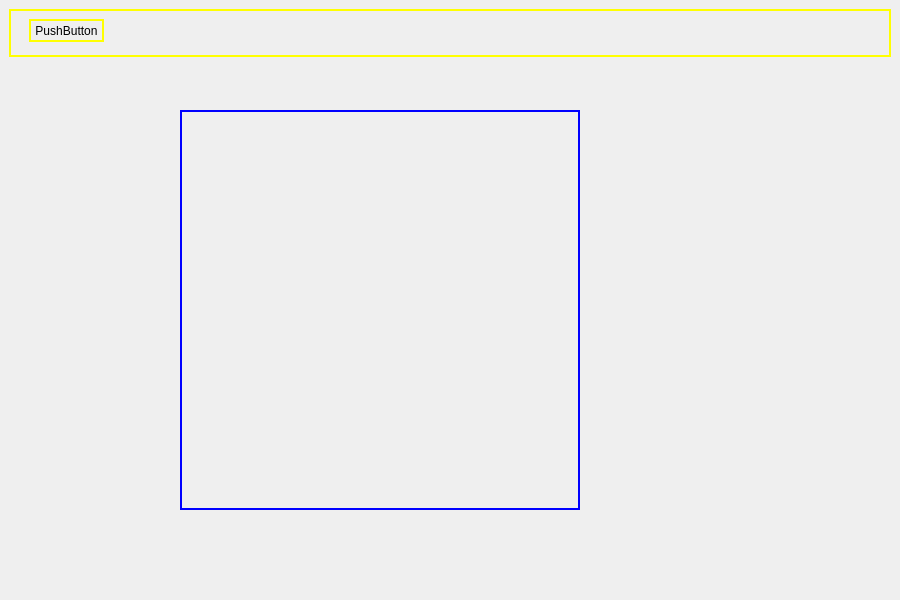
<?xml version="1.0" encoding="UTF-8"?>
<ui version="4.0">
 <class>Widget</class>
 <widget class="QWidget" name="Widget">
  <property name="geometry">
   <rect>
    <x>0</x>
    <y>0</y>
    <width>900</width>
    <height>600</height>
   </rect>
  </property>
  <property name="windowTitle">
   <string>Widget</string>
  </property>
  <widget class="QWidget" name="widget" native="true">
   <property name="geometry">
    <rect>
     <x>9</x>
     <y>9</y>
     <width>882</width>
     <height>48</height>
    </rect>
   </property>
   <property name="styleSheet">
    <string notr="true">border-color:yellow;border-style:solid;border-width:2px</string>
   </property>
   <widget class="QPushButton" name="pushButton">
    <property name="geometry">
     <rect>
      <x>20</x>
      <y>10</y>
      <width>75</width>
      <height>23</height>
     </rect>
    </property>
    <property name="text">
     <string>PushButton</string>
    </property>
   </widget>
  </widget>
  <widget class="viewWidget" name="widget_2" native="true">
   <property name="geometry">
    <rect>
     <x>180</x>
     <y>110</y>
     <width>400</width>
     <height>400</height>
    </rect>
   </property>
   <property name="styleSheet">
    <string notr="true">border-color:blue;border-style:solid;border-width:2px</string>
   </property>
  </widget>
 </widget>
 <layoutdefault spacing="6" margin="11"/>
 <customwidgets>
  <customwidget>
   <class>viewWidget</class>
   <extends>QWidget</extends>
   <header>viewwidget.h</header>
   <container>1</container>
  </customwidget>
 </customwidgets>
 <resources/>
 <connections/>
</ui>
